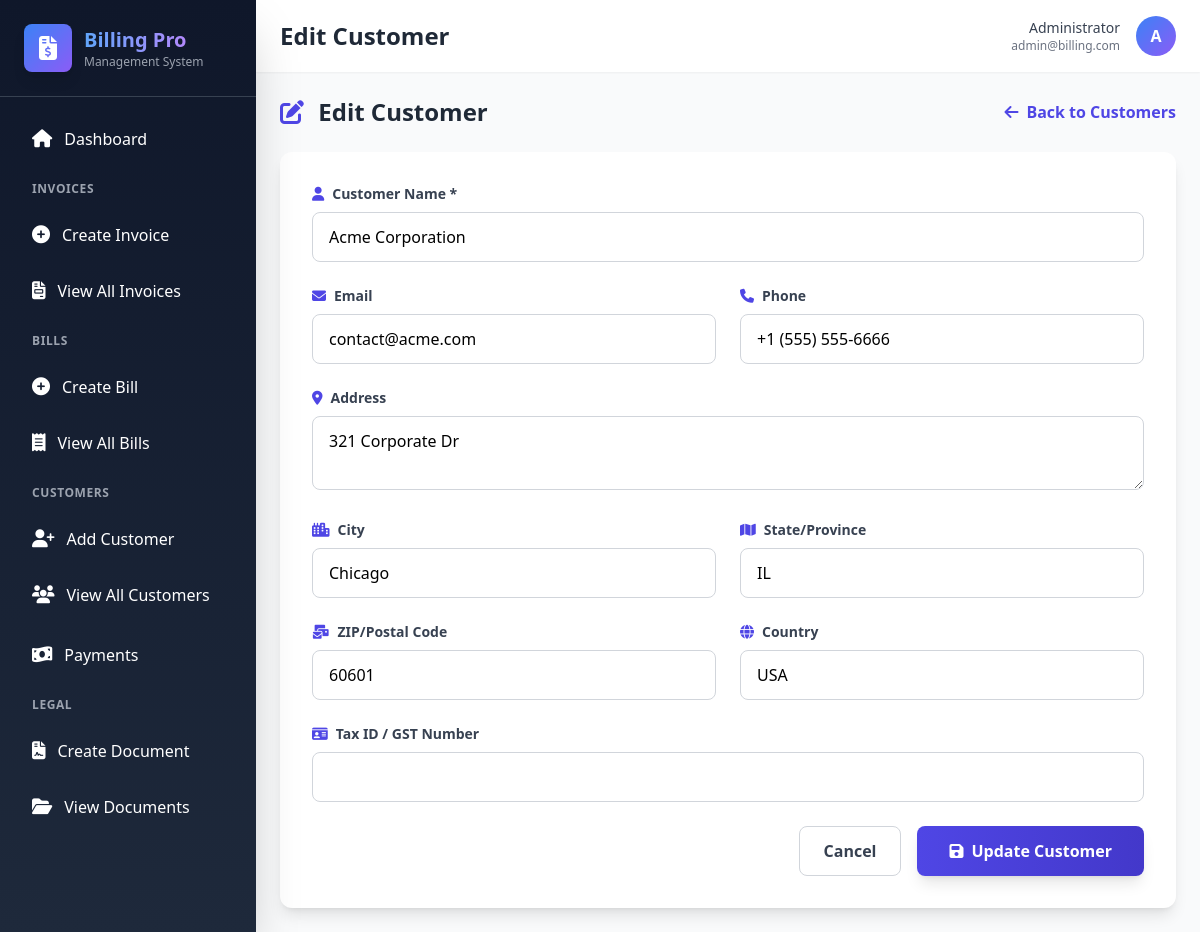
The page /customers/edit.php?id=3 on the database its author committed.
### tables this page shows
CREATE TABLE customers (
    id INT PRIMARY KEY AUTO_INCREMENT,
    name VARCHAR(200) NOT NULL,
    email VARCHAR(100),
    phone VARCHAR(20),
    address TEXT,
    city VARCHAR(100),
    state VARCHAR(100),
    zip_code VARCHAR(20),
    country VARCHAR(100),
    tax_id VARCHAR(50),
    created_at TIMESTAMP DEFAULT CURRENT_TIMESTAMP,
    updated_at TIMESTAMP DEFAULT CURRENT_TIMESTAMP ON UPDATE CURRENT_TIMESTAMP
);

### customers/edit.php (the view, shortened to what this page needs)
<?php
$db = new Database();
$conn = $db->connect();
$customer_id = $_GET['id'] ?? 0;
$stmt = $conn->prepare("SELECT * FROM customers WHERE id = ?");
$stmt->execute([$customer_id]);
$customer = $stmt->fetch();
include '../includes/header.php';
include '../includes/sidebar.php';
?>
<div class="max-w-4xl mx-auto">
    <div class="flex justify-between items-center mb-6">
        <h2 class="text-2xl font-bold text-gray-800">
            <i class="fas fa-edit text-indigo-600 mr-2"></i>
            Edit Customer
        </h2>
        <a href="index.php" class="text-indigo-600 hover:text-indigo-800 font-semibold">
            <i class="fas fa-arrow-left mr-2"></i>Back to Customers
        </a>
    </div>
    <form method="POST" action="" class="bg-white rounded-xl shadow-lg p-8">
        <div class="grid grid-cols-1 md:grid-cols-2 gap-6 mb-6">
            <div class="md:col-span-2">
                <label for="name" class="block text-sm font-semibold text-gray-700 mb-2">
                    <i class="fas fa-user text-indigo-600 mr-2"></i>Customer Name *
                </label>
                <input type="text" name="name" id="name" required value="<?php echo htmlspecialchars($customer['name']); ?>"
                       class="w-full px-4 py-3 border border-gray-300 rounded-lg focus:ring-2 focus:ring-indigo-500 focus:border-transparent">
            </div>
            <div>
                <label for="email" class="block text-sm font-semibold text-gray-700 mb-2">
                    <i class="fas fa-envelope text-indigo-600 mr-2"></i>Email
                </label>
                <input type="email" name="email" id="email" value="<?php echo htmlspecialchars($customer['email']); ?>"
                       class="w-full px-4 py-3 border border-gray-300 rounded-lg focus:ring-2 focus:ring-indigo-500 focus:border-transparent">
            </div>
            <div>
                <label for="phone" class="block text-sm font-semibold text-gray-700 mb-2">
                    <i class="fas fa-phone text-indigo-600 mr-2"></i>Phone
                </label>
                <input type="tel" name="phone" id="phone" value="<?php echo htmlspecialchars($customer['phone']); ?>"
                       class="w-full px-4 py-3 border border-gray-300 rounded-lg focus:ring-2 focus:ring-indigo-500 focus:border-transparent">
            </div>
            <div class="md:col-span-2">
                <label for="address" class="block text-sm font-semibold text-gray-700 mb-2">
                    <i class="fas fa-map-marker-alt text-indigo-600 mr-2"></i>Address
                </label>
                <textarea name="address" id="address" rows="2"
                          class="w-full px-4 py-3 border border-gray-300 rounded-lg focus:ring-2 focus:ring-indigo-500 focus:border-transparent"><?php echo htmlspecialchars($customer['address']); ?></textarea>
            </div>
            <div>
                <label for="city" class="block text-sm font-semibold text-gray-700 mb-2">
                    <i class="fas fa-city text-indigo-600 mr-2"></i>City
                </label>
                <input type="text" name="city" id="city" value="<?php echo htmlspecialchars($customer['city']); ?>"
                       class="w-full px-4 py-3 border border-gray-300 rounded-lg focus:ring-2 focus:ring-indigo-500 focus:border-transparent">
            </div>
            <div>
                <label for="state" class="block text-sm font-semibold text-gray-700 mb-2">
                    <i class="fas fa-map text-indigo-600 mr-2"></i>State/Province
                </label>
                <input type="text" name="state" id="state" value="<?php echo htmlspecialchars($customer['state']); ?>"
                       class="w-full px-4 py-3 border border-gray-300 rounded-lg focus:ring-2 focus:ring-indigo-500 focus:border-transparent">
            </div>
            <div>
                <label for="zip_code" class="block text-sm font-semibold text-gray-700 mb-2">
                    <i class="fas fa-mail-bulk text-indigo-600 mr-2"></i>ZIP/Postal Code
                </label>
                <input type="text" name="zip_code" id="zip_code" value="<?php echo htmlspecialchars($customer['zip_code']); ?>"
                       class="w-full px-4 py-3 border border-gray-300 rounded-lg focus:ring-2 focus:ring-indigo-500 focus:border-transparent">
            </div>
            <div>
                <label for="country" class="block text-sm font-semibold text-gray-700 mb-2">
                    <i class="fas fa-globe text-indigo-600 mr-2"></i>Country
                </label>
                <input type="text" name="country" id="country" value="<?php echo htmlspecialchars($customer['country']); ?>"
                       class="w-full px-4 py-3 border border-gray-300 rounded-lg focus:ring-2 focus:ring-indigo-500 focus:border-transparent">
            </div>
            <div class="md:col-span-2">
                <label for="tax_id" class="block text-sm font-semibold text-gray-700 mb-2">
                    <i class="fas fa-id-card text-indigo-600 mr-2"></i>Tax ID / GST Number
                </label>
                <input type="text" name="tax_id" id="tax_id" value="<?php echo htmlspecialchars($customer['tax_id']); ?>"
                       class="w-full px-4 py-3 border border-gray-300 rounded-lg focus:ring-2 focus:ring-indigo-500 focus:border-transparent">
            </div>
        </div>
        <div class="flex justify-end space-x-4">
            <a href="index.php" class="px-6 py-3 border border-gray-300 rounded-lg font-semibold text-gray-700 hover:bg-gray-50 transition-colors">
                Cancel
            </a>
            <button type="submit"
                    class="bg-gradient-to-r from-indigo-600 to-indigo-700 text-white px-8 py-3 rounded-lg font-semibold hover:from-indigo-700 hover:to-indigo-800 transform hover:scale-105 transition-all duration-200 shadow-lg">
                <i class="fas fa-save mr-2"></i>Update Customer
            </button>
        </div>
    </form>
</div>
<?php include '../includes/footer.php'; ?>

### assets/css/custom.css (style rules this page uses)
* { transition: all 0.2s ease-in-out; }

### rows shown on the page
customers: name "Acme Corporation", email "contact@acme.com", phone "+1 (555) 555-6666", address "321 Corporate Dr", city "Chicago", state "IL", zip_code "60601", country "USA"

### other values the page prints
$pageTitle "Edit Customer"
$_SESSION['full_name'] "Administrator"
$_SESSION['email'] "admin@billing.com"
substr($_SESSION['full_name'] ?? 'U', 0, 1) "A"
